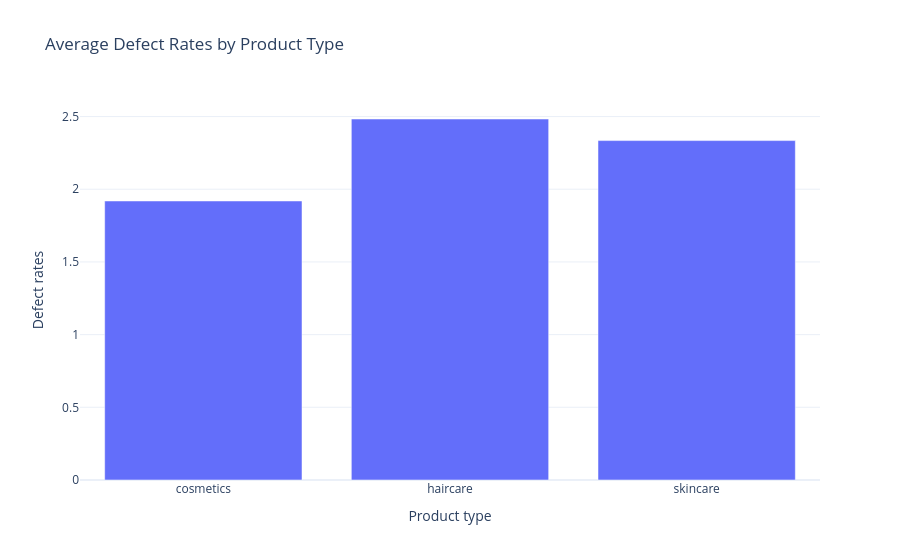

This figure's notebook cell:
### Markdown cell above
So the company spends more on Road and Rail
modes of transportation for the transportation of
Goods.

Analyzing Defect Rate
The defect rate in the supply chain refers to the percentage of products that have something
wrong or are found broken after shipping. Let's have a look at the average defect rate of all
product types:

### Code cell
defect_rates_by_product = df.groupby('Product type')['Defect rates'].mean().reset_index()

fig = px.bar(defect_rates_by_product, x='Product type', y='Defect rates',
title='Average Defect Rates by Product Type')

fig.show()

### Figure 1 — Plotly figure (JSON) as saved in the notebook; plotly's stock layout.template omitted (floating-point values rounded to 4 significant figures)
{"data": [{"hovertemplate": "Product type=%{x}<br>Defect rates=%{y}<extra></extra>", "legendgroup": "", "marker": {"color": "#636efa", "pattern": {"shape": ""}}, "name": "", "orientation": "v", "showlegend": false, "textposition": "auto", "type": "bar", "x": ["cosmetics", "haircare", "skincare"], "xaxis": "x", "y": [1.919, 2.483, 2.335], "yaxis": "y"}], "layout": {"barmode": "relative", "legend": {"tracegroupgap": 0}, "title": {"text": "Average Defect Rates by Product Type"}, "xaxis": {"anchor": "y", "domain": [0, 1], "title": {"text": "Product type"}}, "yaxis": {"anchor": "x", "domain": [0, 1], "title": {"text": "Defect rates"}}}}
